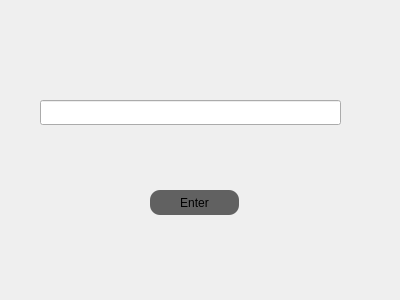
<?xml version="1.0" encoding="UTF-8"?>
<ui version="4.0">
 <class>SelectCity</class>
 <widget class="QWidget" name="SelectCity">
  <property name="geometry">
   <rect>
    <x>0</x>
    <y>0</y>
    <width>400</width>
    <height>300</height>
   </rect>
  </property>
  <property name="windowTitle">
   <string>Form</string>
  </property>
  <property name="styleSheet">
   <string notr="true">QPushButton#pushButton{
background:rgba(1, 1, 1, 0.6);
font: 700 13pt &quot;Ubuntu&quot;;
border-style: outset;
border-radius: 10;
border-color: rgb(94, 92, 100);
}

QPushButton#pushButton:pressed {
     background:rgba(0, 0, 0, 0.8);
     border-style: inset;
 }</string>
  </property>
  <widget class="QPushButton" name="pushButton">
   <property name="geometry">
    <rect>
     <x>150</x>
     <y>190</y>
     <width>89</width>
     <height>25</height>
    </rect>
   </property>
   <property name="text">
    <string>Enter</string>
   </property>
  </widget>
  <widget class="QLineEdit" name="lineEdit">
   <property name="geometry">
    <rect>
     <x>40</x>
     <y>100</y>
     <width>301</width>
     <height>25</height>
    </rect>
   </property>
  </widget>
 </widget>
 <resources/>
 <connections/>
</ui>
